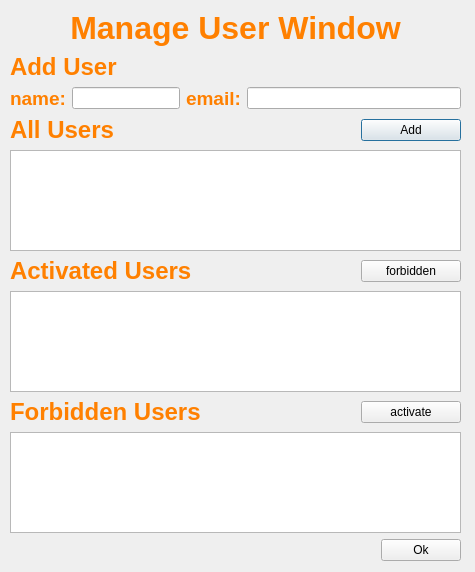
<?xml version="1.0" encoding="UTF-8"?>
<ui version="4.0">
 <class>AddUserDialog</class>
 <widget class="QDialog" name="AddUserDialog">
  <property name="geometry">
   <rect>
    <x>0</x>
    <y>0</y>
    <width>475</width>
    <height>572</height>
   </rect>
  </property>
  <property name="windowTitle">
   <string>Dialog</string>
  </property>
  <widget class="QWidget" name="verticalLayoutWidget">
   <property name="geometry">
    <rect>
     <x>10</x>
     <y>10</y>
     <width>451</width>
     <height>551</height>
    </rect>
   </property>
   <layout class="QVBoxLayout" name="verticalLayout">
    <item>
     <widget class="QLabel" name="label">
      <property name="text">
       <string>&lt;html&gt;&lt;head/&gt;&lt;body&gt;&lt;p align=&quot;center&quot;&gt;&lt;span style=&quot; font-size:24pt; font-weight:600; color:#ff8000;&quot;&gt;Manage User Window&lt;/span&gt;&lt;/p&gt;&lt;/body&gt;&lt;/html&gt;</string>
      </property>
     </widget>
    </item>
    <item>
     <layout class="QHBoxLayout" name="horizontalLayout">
      <item>
       <widget class="QLabel" name="label_2">
        <property name="text">
         <string>&lt;html&gt;&lt;head/&gt;&lt;body&gt;&lt;p&gt;&lt;span style=&quot; font-size:18pt; font-weight:600; color:#ff8000;&quot;&gt;Add User&lt;/span&gt;&lt;/p&gt;&lt;/body&gt;&lt;/html&gt;</string>
        </property>
       </widget>
      </item>
     </layout>
    </item>
    <item>
     <layout class="QHBoxLayout" name="horizontalLayout_5">
      <item>
       <widget class="QLabel" name="label_5">
        <property name="text">
         <string>&lt;html&gt;&lt;head/&gt;&lt;body&gt;&lt;p&gt;&lt;span style=&quot; font-size:14pt; font-weight:600; color:#ff8000;&quot;&gt;name:&lt;/span&gt;&lt;/p&gt;&lt;/body&gt;&lt;/html&gt;</string>
        </property>
       </widget>
      </item>
      <item>
       <widget class="QLineEdit" name="lineEditName">
        <property name="sizePolicy">
         <sizepolicy hsizetype="Fixed" vsizetype="Fixed">
          <horstretch>0</horstretch>
          <verstretch>0</verstretch>
         </sizepolicy>
        </property>
        <property name="minimumSize">
         <size>
          <width>50</width>
          <height>0</height>
         </size>
        </property>
       </widget>
      </item>
      <item>
       <widget class="QLabel" name="label_6">
        <property name="text">
         <string>&lt;html&gt;&lt;head/&gt;&lt;body&gt;&lt;p&gt;&lt;span style=&quot; font-size:14pt; font-weight:600; color:#ff8000;&quot;&gt;email:&lt;/span&gt;&lt;/p&gt;&lt;/body&gt;&lt;/html&gt;</string>
        </property>
       </widget>
      </item>
      <item>
       <widget class="QLineEdit" name="lineEditEmail"/>
      </item>
     </layout>
    </item>
    <item>
     <layout class="QHBoxLayout" name="horizontalLayout_6">
      <item>
       <widget class="QLabel" name="label_7">
        <property name="text">
         <string>&lt;html&gt;&lt;head/&gt;&lt;body&gt;&lt;p&gt;&lt;span style=&quot; font-size:18pt; font-weight:600; color:#ff8000;&quot;&gt;All Users&lt;/span&gt;&lt;/p&gt;&lt;/body&gt;&lt;/html&gt;</string>
        </property>
       </widget>
      </item>
      <item>
       <spacer name="horizontalSpacer_2">
        <property name="orientation">
         <enum>Qt::Horizontal</enum>
        </property>
        <property name="sizeHint" stdset="0">
         <size>
          <width>40</width>
          <height>20</height>
         </size>
        </property>
       </spacer>
      </item>
      <item>
       <widget class="QPushButton" name="pushButtonAddUserOk">
        <property name="sizePolicy">
         <sizepolicy hsizetype="Fixed" vsizetype="Fixed">
          <horstretch>0</horstretch>
          <verstretch>0</verstretch>
         </sizepolicy>
        </property>
        <property name="minimumSize">
         <size>
          <width>100</width>
          <height>0</height>
         </size>
        </property>
        <property name="text">
         <string>Add</string>
        </property>
       </widget>
      </item>
     </layout>
    </item>
    <item>
     <widget class="QListWidget" name="listWidgetAddUser"/>
    </item>
    <item>
     <layout class="QHBoxLayout" name="horizontalLayout_2">
      <item>
       <widget class="QLabel" name="label_3">
        <property name="text">
         <string>&lt;html&gt;&lt;head/&gt;&lt;body&gt;&lt;p&gt;&lt;span style=&quot; font-size:18pt; font-weight:600; color:#ff8000;&quot;&gt;Activated Users&lt;/span&gt;&lt;/p&gt;&lt;/body&gt;&lt;/html&gt;</string>
        </property>
       </widget>
      </item>
      <item>
       <spacer name="horizontalSpacer_3">
        <property name="orientation">
         <enum>Qt::Horizontal</enum>
        </property>
        <property name="sizeHint" stdset="0">
         <size>
          <width>40</width>
          <height>20</height>
         </size>
        </property>
       </spacer>
      </item>
      <item>
       <widget class="QPushButton" name="pushButtonForbidden">
        <property name="sizePolicy">
         <sizepolicy hsizetype="Fixed" vsizetype="Fixed">
          <horstretch>0</horstretch>
          <verstretch>0</verstretch>
         </sizepolicy>
        </property>
        <property name="minimumSize">
         <size>
          <width>100</width>
          <height>0</height>
         </size>
        </property>
        <property name="text">
         <string>forbidden</string>
        </property>
       </widget>
      </item>
     </layout>
    </item>
    <item>
     <widget class="QListWidget" name="listWidgetActivateUser"/>
    </item>
    <item>
     <layout class="QHBoxLayout" name="horizontalLayout_3">
      <item>
       <widget class="QLabel" name="label_4">
        <property name="text">
         <string>&lt;html&gt;&lt;head/&gt;&lt;body&gt;&lt;p&gt;&lt;span style=&quot; font-size:18pt; font-weight:600; color:#ff8000;&quot;&gt;Forbidden Users&lt;/span&gt;&lt;/p&gt;&lt;/body&gt;&lt;/html&gt;</string>
        </property>
       </widget>
      </item>
      <item>
       <spacer name="horizontalSpacer_4">
        <property name="orientation">
         <enum>Qt::Horizontal</enum>
        </property>
        <property name="sizeHint" stdset="0">
         <size>
          <width>40</width>
          <height>20</height>
         </size>
        </property>
       </spacer>
      </item>
      <item>
       <widget class="QPushButton" name="pushButtonActivate">
        <property name="sizePolicy">
         <sizepolicy hsizetype="Fixed" vsizetype="Fixed">
          <horstretch>0</horstretch>
          <verstretch>0</verstretch>
         </sizepolicy>
        </property>
        <property name="minimumSize">
         <size>
          <width>100</width>
          <height>0</height>
         </size>
        </property>
        <property name="text">
         <string>activate</string>
        </property>
       </widget>
      </item>
     </layout>
    </item>
    <item>
     <widget class="QListWidget" name="listWidgetForbidUser"/>
    </item>
    <item>
     <layout class="QHBoxLayout" name="horizontalLayout_4">
      <item>
       <spacer name="horizontalSpacer">
        <property name="orientation">
         <enum>Qt::Horizontal</enum>
        </property>
        <property name="sizeHint" stdset="0">
         <size>
          <width>40</width>
          <height>20</height>
         </size>
        </property>
       </spacer>
      </item>
      <item>
       <widget class="QPushButton" name="pushButtonOk">
        <property name="sizePolicy">
         <sizepolicy hsizetype="Fixed" vsizetype="Fixed">
          <horstretch>0</horstretch>
          <verstretch>0</verstretch>
         </sizepolicy>
        </property>
        <property name="minimumSize">
         <size>
          <width>80</width>
          <height>0</height>
         </size>
        </property>
        <property name="text">
         <string>Ok</string>
        </property>
       </widget>
      </item>
     </layout>
    </item>
   </layout>
  </widget>
 </widget>
 <resources/>
 <connections/>
</ui>
